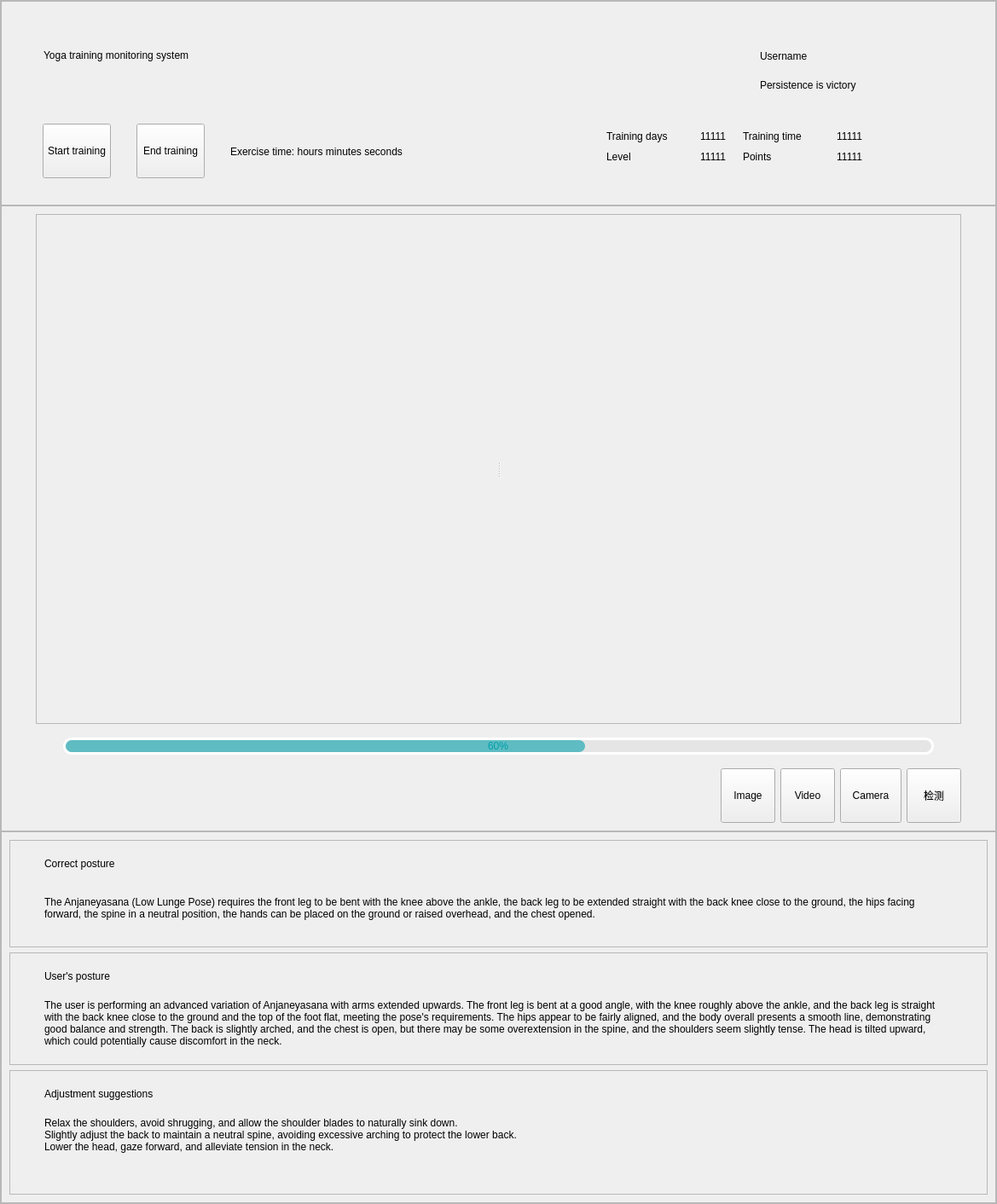
<?xml version="1.0" encoding="UTF-8"?>
<ui version="4.0">
 <class>Frame</class>
 <widget class="QFrame" name="Frame">
  <property name="geometry">
   <rect>
    <x>0</x>
    <y>0</y>
    <width>1169</width>
    <height>1412</height>
   </rect>
  </property>
  <property name="windowTitle">
   <string>Frame</string>
  </property>
  <layout class="QVBoxLayout" name="verticalLayout">
   <property name="spacing">
    <number>6</number>
   </property>
   <property name="leftMargin">
    <number>0</number>
   </property>
   <property name="topMargin">
    <number>0</number>
   </property>
   <property name="rightMargin">
    <number>0</number>
   </property>
   <property name="bottomMargin">
    <number>0</number>
   </property>
   <item>
    <widget class="ScrollArea" name="ScrollArea">
     <property name="widgetResizable">
      <bool>true</bool>
     </property>
     <widget class="QWidget" name="scrollAreaWidgetContents">
      <property name="geometry">
       <rect>
        <x>0</x>
        <y>0</y>
        <width>1167</width>
        <height>1513</height>
       </rect>
      </property>
      <layout class="QVBoxLayout" name="verticalLayout_12">
       <property name="spacing">
        <number>0</number>
       </property>
       <property name="leftMargin">
        <number>0</number>
       </property>
       <property name="topMargin">
        <number>0</number>
       </property>
       <property name="rightMargin">
        <number>0</number>
       </property>
       <property name="bottomMargin">
        <number>0</number>
       </property>
       <item alignment="Qt::AlignmentFlag::AlignTop">
        <widget class="QFrame" name="frame">
         <property name="frameShape">
          <enum>QFrame::Shape::StyledPanel</enum>
         </property>
         <property name="frameShadow">
          <enum>QFrame::Shadow::Raised</enum>
         </property>
         <layout class="QHBoxLayout" name="horizontalLayout_11">
          <item>
           <layout class="QVBoxLayout" name="verticalLayout_8">
            <item>
             <layout class="QHBoxLayout" name="horizontalLayout_7">
              <property name="leftMargin">
               <number>40</number>
              </property>
              <item>
               <widget class="LargeTitleLabel" name="LargeTitleLabel">
                <property name="text">
                 <string>Yoga training monitoring system</string>
                </property>
               </widget>
              </item>
              <item>
               <spacer name="horizontalSpacer_5">
                <property name="orientation">
                 <enum>Qt::Orientation::Horizontal</enum>
                </property>
                <property name="sizeHint" stdset="0">
                 <size>
                  <width>40</width>
                  <height>20</height>
                 </size>
                </property>
               </spacer>
              </item>
             </layout>
            </item>
            <item>
             <widget class="QFrame" name="frame_6">
              <property name="frameShape">
               <enum>QFrame::Shape::NoFrame</enum>
              </property>
              <property name="frameShadow">
               <enum>QFrame::Shadow::Raised</enum>
              </property>
              <layout class="QHBoxLayout" name="horizontalLayout_9">
               <item>
                <layout class="QVBoxLayout" name="verticalLayout_6">
                 <item>
                  <layout class="QHBoxLayout" name="horizontalLayout_8">
                   <property name="spacing">
                    <number>30</number>
                   </property>
                   <property name="leftMargin">
                    <number>30</number>
                   </property>
                   <item>
                    <widget class="PrimaryPushButton" name="start_training_btn">
                     <property name="minimumSize">
                      <size>
                       <width>0</width>
                       <height>64</height>
                      </size>
                     </property>
                     <property name="text">
                      <string>Start training</string>
                     </property>
                    </widget>
                   </item>
                   <item>
                    <widget class="PushButton" name="end_training_btn">
                     <property name="minimumSize">
                      <size>
                       <width>0</width>
                       <height>64</height>
                      </size>
                     </property>
                     <property name="text">
                      <string>End training</string>
                     </property>
                    </widget>
                   </item>
                   <item>
                    <widget class="BodyLabel" name="BodyLabel_2">
                     <property name="minimumSize">
                      <size>
                       <width>300</width>
                       <height>0</height>
                      </size>
                     </property>
                     <property name="text">
                      <string>Exercise time: hours minutes seconds</string>
                     </property>
                    </widget>
                   </item>
                  </layout>
                 </item>
                </layout>
               </item>
              </layout>
             </widget>
            </item>
           </layout>
          </item>
          <item>
           <spacer name="horizontalSpacer_8">
            <property name="orientation">
             <enum>Qt::Orientation::Horizontal</enum>
            </property>
            <property name="sizeType">
             <enum>QSizePolicy::Policy::Expanding</enum>
            </property>
            <property name="sizeHint" stdset="0">
             <size>
              <width>100</width>
              <height>20</height>
             </size>
            </property>
           </spacer>
          </item>
          <item>
           <widget class="ElevatedCardWidget" name="ElevatedCardWidget">
            <property name="minimumSize">
             <size>
              <width>400</width>
              <height>220</height>
             </size>
            </property>
            <property name="maximumSize">
             <size>
              <width>400</width>
              <height>220</height>
             </size>
            </property>
            <layout class="QVBoxLayout" name="verticalLayout_5">
             <property name="spacing">
              <number>0</number>
             </property>
             <property name="leftMargin">
              <number>0</number>
             </property>
             <property name="topMargin">
              <number>0</number>
             </property>
             <property name="rightMargin">
              <number>0</number>
             </property>
             <property name="bottomMargin">
              <number>0</number>
             </property>
             <item>
              <widget class="QFrame" name="frame_3">
               <property name="frameShape">
                <enum>QFrame::Shape::NoFrame</enum>
               </property>
               <property name="frameShadow">
                <enum>QFrame::Shadow::Raised</enum>
               </property>
               <layout class="QHBoxLayout" name="horizontalLayout_6">
                <property name="spacing">
                 <number>20</number>
                </property>
                <property name="leftMargin">
                 <number>40</number>
                </property>
                <property name="topMargin">
                 <number>20</number>
                </property>
                <property name="rightMargin">
                 <number>20</number>
                </property>
                <property name="bottomMargin">
                 <number>9</number>
                </property>
                <item>
                 <widget class="AvatarWidget" name="AvatarWidget"/>
                </item>
                <item>
                 <layout class="QVBoxLayout" name="verticalLayout_4">
                  <item>
                   <spacer name="verticalSpacer">
                    <property name="orientation">
                     <enum>Qt::Orientation::Vertical</enum>
                    </property>
                    <property name="sizeHint" stdset="0">
                     <size>
                      <width>17</width>
                      <height>13</height>
                     </size>
                    </property>
                   </spacer>
                  </item>
                  <item>
                   <layout class="QVBoxLayout" name="verticalLayout_3">
                    <item>
                     <widget class="StrongBodyLabel" name="StrongBodyLabel">
                      <property name="text">
                       <string>Username</string>
                      </property>
                      <property name="pixelFontSize" stdset="0">
                       <number>22</number>
                      </property>
                     </widget>
                    </item>
                    <item>
                     <widget class="CaptionLabel" name="CaptionLabel">
                      <property name="text">
                       <string>Persistence is victory</string>
                      </property>
                      <property name="pixelFontSize" stdset="0">
                       <number>14</number>
                      </property>
                     </widget>
                    </item>
                   </layout>
                  </item>
                  <item>
                   <spacer name="verticalSpacer_2">
                    <property name="orientation">
                     <enum>Qt::Orientation::Vertical</enum>
                    </property>
                    <property name="sizeHint" stdset="0">
                     <size>
                      <width>17</width>
                      <height>13</height>
                     </size>
                    </property>
                   </spacer>
                  </item>
                 </layout>
                </item>
               </layout>
              </widget>
             </item>
             <item>
              <widget class="QFrame" name="frame_5">
               <property name="frameShape">
                <enum>QFrame::Shape::NoFrame</enum>
               </property>
               <property name="frameShadow">
                <enum>QFrame::Shadow::Raised</enum>
               </property>
               <property name="lineWidth">
                <number>0</number>
               </property>
               <layout class="QGridLayout" name="gridLayout">
                <property name="leftMargin">
                 <number>40</number>
                </property>
                <property name="topMargin">
                 <number>10</number>
                </property>
                <property name="rightMargin">
                 <number>60</number>
                </property>
                <property name="bottomMargin">
                 <number>40</number>
                </property>
                <property name="horizontalSpacing">
                 <number>20</number>
                </property>
                <property name="verticalSpacing">
                 <number>10</number>
                </property>
                <item row="0" column="0">
                 <layout class="QHBoxLayout" name="horizontalLayout_2">
                  <item>
                   <widget class="BodyLabel" name="BodyLabel_3">
                    <property name="text">
                     <string>Training days  </string>
                    </property>
                    <property name="pixelFontSize" stdset="0">
                     <number>16</number>
                    </property>
                   </widget>
                  </item>
                  <item>
                   <widget class="BodyLabel" name="BodyLabel_7">
                    <property name="text">
                     <string>11111</string>
                    </property>
                    <property name="alignment">
                     <set>Qt::AlignmentFlag::AlignRight|Qt::AlignmentFlag::AlignTrailing|Qt::AlignmentFlag::AlignVCenter</set>
                    </property>
                    <property name="pixelFontSize" stdset="0">
                     <number>16</number>
                    </property>
                   </widget>
                  </item>
                 </layout>
                </item>
                <item row="0" column="1">
                 <layout class="QHBoxLayout" name="horizontalLayout_4">
                  <item>
                   <widget class="BodyLabel" name="BodyLabel_6">
                    <property name="text">
                     <string>Training time  </string>
                    </property>
                    <property name="pixelFontSize" stdset="0">
                     <number>16</number>
                    </property>
                   </widget>
                  </item>
                  <item>
                   <widget class="BodyLabel" name="BodyLabel_10">
                    <property name="text">
                     <string>11111</string>
                    </property>
                    <property name="alignment">
                     <set>Qt::AlignmentFlag::AlignRight|Qt::AlignmentFlag::AlignTrailing|Qt::AlignmentFlag::AlignVCenter</set>
                    </property>
                    <property name="pixelFontSize" stdset="0">
                     <number>16</number>
                    </property>
                   </widget>
                  </item>
                 </layout>
                </item>
                <item row="1" column="0">
                 <layout class="QHBoxLayout" name="horizontalLayout_3">
                  <item>
                   <widget class="BodyLabel" name="BodyLabel_4">
                    <property name="text">
                     <string>Level  </string>
                    </property>
                    <property name="pixelFontSize" stdset="0">
                     <number>16</number>
                    </property>
                   </widget>
                  </item>
                  <item>
                   <widget class="BodyLabel" name="BodyLabel_8">
                    <property name="text">
                     <string>11111</string>
                    </property>
                    <property name="alignment">
                     <set>Qt::AlignmentFlag::AlignRight|Qt::AlignmentFlag::AlignTrailing|Qt::AlignmentFlag::AlignVCenter</set>
                    </property>
                    <property name="pixelFontSize" stdset="0">
                     <number>16</number>
                    </property>
                   </widget>
                  </item>
                 </layout>
                </item>
                <item row="1" column="1">
                 <layout class="QHBoxLayout" name="horizontalLayout_5">
                  <item>
                   <widget class="BodyLabel" name="BodyLabel_5">
                    <property name="text">
                     <string>Points  </string>
                    </property>
                    <property name="pixelFontSize" stdset="0">
                     <number>16</number>
                    </property>
                   </widget>
                  </item>
                  <item>
                   <widget class="BodyLabel" name="BodyLabel_9">
                    <property name="text">
                     <string>11111</string>
                    </property>
                    <property name="alignment">
                     <set>Qt::AlignmentFlag::AlignRight|Qt::AlignmentFlag::AlignTrailing|Qt::AlignmentFlag::AlignVCenter</set>
                    </property>
                    <property name="pixelFontSize" stdset="0">
                     <number>16</number>
                    </property>
                   </widget>
                  </item>
                 </layout>
                </item>
               </layout>
              </widget>
             </item>
            </layout>
           </widget>
          </item>
          <item>
           <spacer name="horizontalSpacer_9">
            <property name="orientation">
             <enum>Qt::Orientation::Horizontal</enum>
            </property>
            <property name="sizeType">
             <enum>QSizePolicy::Policy::Expanding</enum>
            </property>
            <property name="sizeHint" stdset="0">
             <size>
              <width>100</width>
              <height>20</height>
             </size>
            </property>
           </spacer>
          </item>
         </layout>
        </widget>
       </item>
       <item>
        <widget class="QFrame" name="frame_2">
         <property name="frameShape">
          <enum>QFrame::Shape::StyledPanel</enum>
         </property>
         <property name="frameShadow">
          <enum>QFrame::Shadow::Raised</enum>
         </property>
         <layout class="QVBoxLayout" name="verticalLayout_2">
          <property name="leftMargin">
           <number>40</number>
          </property>
          <property name="rightMargin">
           <number>40</number>
          </property>
          <item>
           <widget class="QSplitter" name="splitter">
            <property name="sizePolicy">
             <sizepolicy hsizetype="Expanding" vsizetype="Expanding">
              <horstretch>0</horstretch>
              <verstretch>0</verstretch>
             </sizepolicy>
            </property>
            <property name="frameShape">
             <enum>QFrame::Shape::StyledPanel</enum>
            </property>
            <property name="orientation">
             <enum>Qt::Orientation::Horizontal</enum>
            </property>
            <property name="handleWidth">
             <number>6</number>
            </property>
            <widget class="QLabel" name="pre_video">
             <property name="sizePolicy">
              <sizepolicy hsizetype="Ignored" vsizetype="Ignored">
               <horstretch>0</horstretch>
               <verstretch>0</verstretch>
              </sizepolicy>
             </property>
             <property name="minimumSize">
              <size>
               <width>50</width>
               <height>550</height>
              </size>
             </property>
             <property name="text">
              <string/>
             </property>
             <property name="alignment">
              <set>Qt::AlignmentFlag::AlignCenter</set>
             </property>
            </widget>
            <widget class="QLabel" name="res_video">
             <property name="sizePolicy">
              <sizepolicy hsizetype="Ignored" vsizetype="Ignored">
               <horstretch>0</horstretch>
               <verstretch>0</verstretch>
              </sizepolicy>
             </property>
             <property name="minimumSize">
              <size>
               <width>50</width>
               <height>0</height>
              </size>
             </property>
             <property name="text">
              <string/>
             </property>
             <property name="alignment">
              <set>Qt::AlignmentFlag::AlignCenter</set>
             </property>
            </widget>
           </widget>
          </item>
          <item>
           <widget class="QFrame" name="frame_4">
            <property name="sizePolicy">
             <sizepolicy hsizetype="Preferred" vsizetype="Minimum">
              <horstretch>0</horstretch>
              <verstretch>0</verstretch>
             </sizepolicy>
            </property>
            <property name="minimumSize">
             <size>
              <width>0</width>
              <height>40</height>
             </size>
            </property>
            <property name="maximumSize">
             <size>
              <width>16777215</width>
              <height>40</height>
             </size>
            </property>
            <property name="frameShape">
             <enum>QFrame::Shape::NoFrame</enum>
            </property>
            <property name="frameShadow">
             <enum>QFrame::Shadow::Raised</enum>
            </property>
            <layout class="QHBoxLayout" name="horizontalLayout_12">
             <property name="spacing">
              <number>0</number>
             </property>
             <property name="leftMargin">
              <number>0</number>
             </property>
             <property name="topMargin">
              <number>0</number>
             </property>
             <property name="rightMargin">
              <number>0</number>
             </property>
             <property name="bottomMargin">
              <number>0</number>
             </property>
             <item>
              <widget class="QPushButton" name="run_button">
               <property name="sizePolicy">
                <sizepolicy hsizetype="Preferred" vsizetype="Fixed">
                 <horstretch>0</horstretch>
                 <verstretch>0</verstretch>
                </sizepolicy>
               </property>
               <property name="minimumSize">
                <size>
                 <width>32</width>
                 <height>32</height>
                </size>
               </property>
               <property name="maximumSize">
                <size>
                 <width>40</width>
                 <height>40</height>
                </size>
               </property>
               <property name="cursor">
                <cursorShape>PointingHandCursor</cursorShape>
               </property>
               <property name="styleSheet">
                <string notr="true">QPushButton{
	background-repeat: no-repeat;
	background-position: center;
	border: none;
}</string>
               </property>
               <property name="text">
                <string/>
               </property>
               <property name="icon">
                <iconset>
                 <normaloff>:/yolo/images/icons/circled-play.png</normaloff>
                 <normalon>:/yolo/images/icons/pause-button.png</normalon>:/yolo/images/icons/circled-play.png</iconset>
               </property>
               <property name="iconSize">
                <size>
                 <width>32</width>
                 <height>32</height>
                </size>
               </property>
               <property name="checkable">
                <bool>true</bool>
               </property>
              </widget>
             </item>
             <item>
              <widget class="QProgressBar" name="progress_bar">
               <property name="minimumSize">
                <size>
                 <width>0</width>
                 <height>20</height>
                </size>
               </property>
               <property name="maximumSize">
                <size>
                 <width>16777215</width>
                 <height>20</height>
                </size>
               </property>
               <property name="styleSheet">
                <string notr="true">QProgressBar{ 
font: 700 10pt &quot;Microsoft YaHei UI&quot;;
color: rgb(0, 159, 170); 
text-align:center; 
border:3px solid rgb(255, 255, 255);
border-radius: 10px; 
background-color: rgba(215, 215, 215,100);
} 

QProgressBar:chunk{ 
border-radius:0px; 
background: rgba(0, 159, 170, 150);
border-radius: 7px;
}</string>
               </property>
               <property name="maximum">
                <number>1000</number>
               </property>
               <property name="value">
                <number>600</number>
               </property>
              </widget>
             </item>
             <item>
              <widget class="QPushButton" name="stop_button">
               <property name="minimumSize">
                <size>
                 <width>32</width>
                 <height>32</height>
                </size>
               </property>
               <property name="cursor">
                <cursorShape>PointingHandCursor</cursorShape>
               </property>
               <property name="styleSheet">
                <string notr="true">QPushButton{
	background-repeat: no-repeat;
	background-position: center;
	border: none;
}</string>
               </property>
               <property name="text">
                <string/>
               </property>
               <property name="icon">
                <iconset>
                 <normaloff>:/yolo/images/icons/stop-circled.png</normaloff>:/yolo/images/icons/stop-circled.png</iconset>
               </property>
               <property name="iconSize">
                <size>
                 <width>32</width>
                 <height>32</height>
                </size>
               </property>
               <property name="checkable">
                <bool>true</bool>
               </property>
              </widget>
             </item>
            </layout>
           </widget>
          </item>
          <item>
           <layout class="QHBoxLayout" name="horizontalLayout">
            <item>
             <spacer name="horizontalSpacer">
              <property name="orientation">
               <enum>Qt::Orientation::Horizontal</enum>
              </property>
              <property name="sizeHint" stdset="0">
               <size>
                <width>208</width>
                <height>20</height>
               </size>
              </property>
             </spacer>
            </item>
            <item>
             <widget class="ToolButton" name="ToolButton">
              <property name="minimumSize">
               <size>
                <width>64</width>
                <height>64</height>
               </size>
              </property>
              <property name="maximumSize">
               <size>
                <width>64</width>
                <height>64</height>
               </size>
              </property>
              <property name="text">
               <string>Image</string>
              </property>
              <property name="iconSize">
               <size>
                <width>24</width>
                <height>24</height>
               </size>
              </property>
              <property name="toolButtonStyle">
               <enum>Qt::ToolButtonStyle::ToolButtonTextUnderIcon</enum>
              </property>
             </widget>
            </item>
            <item>
             <widget class="ToolButton" name="ToolButton_2">
              <property name="minimumSize">
               <size>
                <width>64</width>
                <height>64</height>
               </size>
              </property>
              <property name="maximumSize">
               <size>
                <width>64</width>
                <height>64</height>
               </size>
              </property>
              <property name="text">
               <string>Video</string>
              </property>
              <property name="iconSize">
               <size>
                <width>24</width>
                <height>24</height>
               </size>
              </property>
              <property name="toolButtonStyle">
               <enum>Qt::ToolButtonStyle::ToolButtonTextUnderIcon</enum>
              </property>
             </widget>
            </item>
            <item>
             <widget class="ToolButton" name="ToolButton_3">
              <property name="minimumSize">
               <size>
                <width>72</width>
                <height>64</height>
               </size>
              </property>
              <property name="maximumSize">
               <size>
                <width>72</width>
                <height>64</height>
               </size>
              </property>
              <property name="text">
               <string>Camera</string>
              </property>
              <property name="iconSize">
               <size>
                <width>24</width>
                <height>24</height>
               </size>
              </property>
              <property name="toolButtonStyle">
               <enum>Qt::ToolButtonStyle::ToolButtonTextUnderIcon</enum>
              </property>
             </widget>
            </item>
            <item>
             <widget class="PrimaryToolButton" name="PrimaryToolButton">
              <property name="minimumSize">
               <size>
                <width>64</width>
                <height>64</height>
               </size>
              </property>
              <property name="maximumSize">
               <size>
                <width>64</width>
                <height>64</height>
               </size>
              </property>
              <property name="text">
               <string>检测</string>
              </property>
             </widget>
            </item>
           </layout>
          </item>
         </layout>
        </widget>
       </item>
       <item alignment="Qt::AlignmentFlag::AlignTop">
        <widget class="QFrame" name="frame_7">
         <property name="frameShape">
          <enum>QFrame::Shape::StyledPanel</enum>
         </property>
         <property name="frameShadow">
          <enum>QFrame::Shadow::Raised</enum>
         </property>
         <layout class="QVBoxLayout" name="verticalLayout_11">
          <item>
           <widget class="QFrame" name="frame_8">
            <property name="frameShape">
             <enum>QFrame::Shape::StyledPanel</enum>
            </property>
            <property name="frameShadow">
             <enum>QFrame::Shadow::Raised</enum>
            </property>
            <layout class="QVBoxLayout" name="verticalLayout_10">
             <property name="spacing">
              <number>20</number>
             </property>
             <property name="leftMargin">
              <number>40</number>
             </property>
             <property name="topMargin">
              <number>20</number>
             </property>
             <property name="rightMargin">
              <number>40</number>
             </property>
             <property name="bottomMargin">
              <number>20</number>
             </property>
             <item>
              <widget class="SubtitleLabel" name="SubtitleLabel">
               <property name="autoFillBackground">
                <bool>false</bool>
               </property>
               <property name="text">
                <string>Correct posture</string>
               </property>
               <property name="strikeOut" stdset="0">
                <bool>false</bool>
               </property>
              </widget>
             </item>
             <item>
              <widget class="BodyLabel" name="BodyLabel_12">
               <property name="minimumSize">
                <size>
                 <width>0</width>
                 <height>50</height>
                </size>
               </property>
               <property name="autoFillBackground">
                <bool>false</bool>
               </property>
               <property name="text">
                <string>The Anjaneyasana (Low Lunge Pose) requires the front leg to be bent with the knee above the ankle, the back leg to be extended straight with the back knee close to the ground, the hips facing forward, the spine in a neutral position, the hands can be placed on the ground or raised overhead, and the chest opened.</string>
               </property>
               <property name="wordWrap">
                <bool>true</bool>
               </property>
               <property name="pixelFontSize" stdset="0">
                <number>16</number>
               </property>
              </widget>
             </item>
            </layout>
           </widget>
          </item>
          <item>
           <widget class="QFrame" name="frame_9">
            <property name="frameShape">
             <enum>QFrame::Shape::StyledPanel</enum>
            </property>
            <property name="frameShadow">
             <enum>QFrame::Shadow::Raised</enum>
            </property>
            <layout class="QVBoxLayout" name="verticalLayout_9">
             <property name="spacing">
              <number>20</number>
             </property>
             <property name="leftMargin">
              <number>40</number>
             </property>
             <property name="topMargin">
              <number>20</number>
             </property>
             <property name="rightMargin">
              <number>40</number>
             </property>
             <property name="bottomMargin">
              <number>20</number>
             </property>
             <item>
              <widget class="SubtitleLabel" name="SubtitleLabel_2">
               <property name="text">
                <string>User's posture</string>
               </property>
              </widget>
             </item>
             <item>
              <widget class="BodyLabel" name="BodyLabel_13">
               <property name="minimumSize">
                <size>
                 <width>0</width>
                 <height>50</height>
                </size>
               </property>
               <property name="text">
                <string>The user is performing an advanced variation of Anjaneyasana with arms extended upwards. The front leg is bent at a good angle, with the knee roughly above the ankle, and the back leg is straight with the back knee close to the ground and the top of the foot flat, meeting the pose's requirements. The hips appear to be fairly aligned, and the body overall presents a smooth line, demonstrating good balance and strength. The back is slightly arched, and the chest is open, but there may be some overextension in the spine, and the shoulders seem slightly tense. The head is tilted upward, which could potentially cause discomfort in the neck.</string>
               </property>
               <property name="wordWrap">
                <bool>true</bool>
               </property>
               <property name="pixelFontSize" stdset="0">
                <number>16</number>
               </property>
              </widget>
             </item>
            </layout>
           </widget>
          </item>
          <item>
           <widget class="QFrame" name="frame_10">
            <property name="frameShape">
             <enum>QFrame::Shape::StyledPanel</enum>
            </property>
            <property name="frameShadow">
             <enum>QFrame::Shadow::Raised</enum>
            </property>
            <layout class="QVBoxLayout" name="verticalLayout_7">
             <property name="spacing">
              <number>20</number>
             </property>
             <property name="leftMargin">
              <number>40</number>
             </property>
             <property name="topMargin">
              <number>20</number>
             </property>
             <property name="rightMargin">
              <number>40</number>
             </property>
             <property name="bottomMargin">
              <number>20</number>
             </property>
             <item>
              <widget class="SubtitleLabel" name="SubtitleLabel_3">
               <property name="text">
                <string>Adjustment suggestions</string>
               </property>
              </widget>
             </item>
             <item>
              <widget class="BodyLabel" name="BodyLabel_14">
               <property name="minimumSize">
                <size>
                 <width>0</width>
                 <height>50</height>
                </size>
               </property>
               <property name="text">
                <string>Relax the shoulders, avoid shrugging, and allow the shoulder blades to naturally sink down.
Slightly adjust the back to maintain a neutral spine, avoiding excessive arching to protect the lower back.
Lower the head, gaze forward, and alleviate tension in the neck.

</string>
               </property>
               <property name="wordWrap">
                <bool>true</bool>
               </property>
               <property name="pixelFontSize" stdset="0">
                <number>16</number>
               </property>
              </widget>
             </item>
            </layout>
           </widget>
          </item>
         </layout>
        </widget>
       </item>
      </layout>
     </widget>
    </widget>
   </item>
  </layout>
 </widget>
 <customwidgets>
  <customwidget>
   <class>PushButton</class>
   <extends>QPushButton</extends>
   <header>qfluentwidgets</header>
  </customwidget>
  <customwidget>
   <class>PrimaryPushButton</class>
   <extends>PushButton</extends>
   <header>qfluentwidgets</header>
  </customwidget>
  <customwidget>
   <class>ToolButton</class>
   <extends>QToolButton</extends>
   <header>qfluentwidgets</header>
  </customwidget>
  <customwidget>
   <class>PrimaryToolButton</class>
   <extends>ToolButton</extends>
   <header>qfluentwidgets</header>
  </customwidget>
  <customwidget>
   <class>CaptionLabel</class>
   <extends>QLabel</extends>
   <header>qfluentwidgets</header>
  </customwidget>
  <customwidget>
   <class>BodyLabel</class>
   <extends>QLabel</extends>
   <header>qfluentwidgets</header>
  </customwidget>
  <customwidget>
   <class>StrongBodyLabel</class>
   <extends>QLabel</extends>
   <header>qfluentwidgets</header>
  </customwidget>
  <customwidget>
   <class>SubtitleLabel</class>
   <extends>QLabel</extends>
   <header>qfluentwidgets</header>
  </customwidget>
  <customwidget>
   <class>LargeTitleLabel</class>
   <extends>QLabel</extends>
   <header>qfluentwidgets</header>
  </customwidget>
  <customwidget>
   <class>ImageLabel</class>
   <extends>QLabel</extends>
   <header>qfluentwidgets</header>
  </customwidget>
  <customwidget>
   <class>AvatarWidget</class>
   <extends>ImageLabel</extends>
   <header>qfluentwidgets</header>
  </customwidget>
  <customwidget>
   <class>CardWidget</class>
   <extends>QFrame</extends>
   <header>qfluentwidgets</header>
   <container>1</container>
  </customwidget>
  <customwidget>
   <class>ElevatedCardWidget</class>
   <extends>SimpleCardWidget</extends>
   <header>qfluentwidgets</header>
   <container>1</container>
  </customwidget>
  <customwidget>
   <class>SimpleCardWidget</class>
   <extends>CardWidget</extends>
   <header>qfluentwidgets</header>
   <container>1</container>
  </customwidget>
  <customwidget>
   <class>ScrollArea</class>
   <extends>QScrollArea</extends>
   <header>qfluentwidgets</header>
   <container>1</container>
  </customwidget>
 </customwidgets>
 <resources/>
 <connections/>
</ui>
